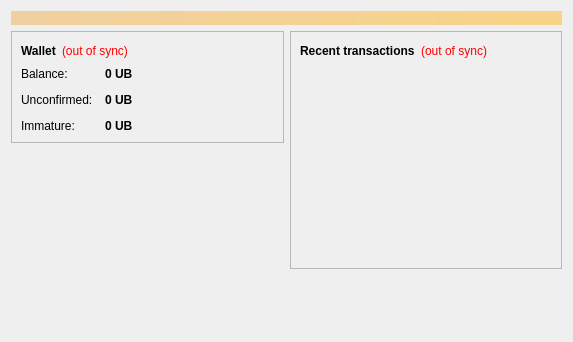
<?xml version="1.0" encoding="UTF-8"?>
<ui version="4.0">
 <class>OverviewPage</class>
 <widget class="QWidget" name="OverviewPage">
  <property name="geometry">
   <rect>
    <x>0</x>
    <y>0</y>
    <width>573</width>
    <height>342</height>
   </rect>
  </property>
  <property name="windowTitle">
   <string>Form</string>
  </property>
  <layout class="QVBoxLayout" name="topLayout">
   <item>
    <widget class="QLabel" name="labelAlerts">
     <property name="visible">
      <bool>false</bool>
     </property>
     <property name="styleSheet">
      <string notr="true">background-color: qlineargradient(x1: 0, y1: 0, x2: 1, y2: 0, stop:0 #F0D0A0, stop:1 #F8D488); color:#000000;</string>
     </property>
     <property name="wordWrap">
      <bool>true</bool>
     </property>
     <property name="margin">
      <number>3</number>
     </property>
    </widget>
   </item>
   <item>
    <layout class="QHBoxLayout" name="horizontalLayout" stretch="1,1">
     <item>
      <layout class="QVBoxLayout" name="verticalLayout_2">
       <item>
        <widget class="QFrame" name="frame">
         <property name="frameShape">
          <enum>QFrame::StyledPanel</enum>
         </property>
         <property name="frameShadow">
          <enum>QFrame::Raised</enum>
         </property>
         <layout class="QVBoxLayout" name="verticalLayout_4">
          <item>
           <layout class="QHBoxLayout" name="horizontalLayout_4">
            <item>
             <widget class="QLabel" name="label_5">
              <property name="font">
               <font>
                <weight>75</weight>
                <bold>true</bold>
               </font>
              </property>
              <property name="text">
               <string>Wallet</string>
              </property>
             </widget>
            </item>
            <item>
             <widget class="QLabel" name="labelWalletStatus">
              <property name="toolTip">
               <string>The displayed information may be out of date. Your wallet automatically synchronizes with the universalbookingcoin network after a connection is established, but this process has not completed yet.</string>
              </property>
              <property name="styleSheet">
               <string notr="true">QLabel { color: red; }</string>
              </property>
              <property name="text">
               <string notr="true">(out of sync)</string>
              </property>
              <property name="alignment">
               <set>Qt::AlignLeading|Qt::AlignLeft|Qt::AlignVCenter</set>
              </property>
             </widget>
            </item>
            <item>
             <spacer name="horizontalSpacer_2">
              <property name="orientation">
               <enum>Qt::Horizontal</enum>
              </property>
              <property name="sizeHint" stdset="0">
               <size>
                <width>40</width>
                <height>20</height>
               </size>
              </property>
             </spacer>
            </item>
           </layout>
          </item>
          <item>
           <layout class="QFormLayout" name="formLayout_2">
            <property name="fieldGrowthPolicy">
             <enum>QFormLayout::AllNonFixedFieldsGrow</enum>
            </property>
            <property name="horizontalSpacing">
             <number>12</number>
            </property>
            <property name="verticalSpacing">
             <number>12</number>
            </property>
            <item row="0" column="0">
             <widget class="QLabel" name="label">
              <property name="text">
               <string>Balance:</string>
              </property>
             </widget>
            </item>
            <item row="0" column="1">
             <widget class="QLabel" name="labelBalance">
              <property name="font">
               <font>
                <weight>75</weight>
                <bold>true</bold>
               </font>
              </property>
              <property name="cursor">
               <cursorShape>IBeamCursor</cursorShape>
              </property>
              <property name="toolTip">
               <string>Your current balance</string>
              </property>
              <property name="text">
               <string notr="true">0 UB</string>
              </property>
              <property name="textInteractionFlags">
               <set>Qt::LinksAccessibleByMouse|Qt::TextSelectableByKeyboard|Qt::TextSelectableByMouse</set>
              </property>
             </widget>
            </item>
            <item row="1" column="0">
             <widget class="QLabel" name="label_3">
              <property name="text">
               <string>Unconfirmed:</string>
              </property>
             </widget>
            </item>
            <item row="1" column="1">
             <widget class="QLabel" name="labelUnconfirmed">
              <property name="font">
               <font>
                <weight>75</weight>
                <bold>true</bold>
               </font>
              </property>
              <property name="cursor">
               <cursorShape>IBeamCursor</cursorShape>
              </property>
              <property name="toolTip">
               <string>Total of transactions that have yet to be confirmed, and do not yet count toward the current balance</string>
              </property>
              <property name="text">
               <string notr="true">0 UB</string>
              </property>
              <property name="textInteractionFlags">
               <set>Qt::LinksAccessibleByMouse|Qt::TextSelectableByKeyboard|Qt::TextSelectableByMouse</set>
              </property>
             </widget>
            </item>
            <item row="2" column="0">
             <widget class="QLabel" name="labelImmatureText">
              <property name="text">
               <string>Immature:</string>
              </property>
             </widget>
            </item>
            <item row="2" column="1">
             <widget class="QLabel" name="labelImmature">
              <property name="font">
               <font>
                <weight>75</weight>
                <bold>true</bold>
               </font>
              </property>
              <property name="toolTip">
               <string>Mined balance that has not yet matured</string>
              </property>
              <property name="text">
               <string notr="true">0 UB</string>
              </property>
              <property name="textInteractionFlags">
               <set>Qt::LinksAccessibleByMouse|Qt::TextSelectableByKeyboard|Qt::TextSelectableByMouse</set>
              </property>
             </widget>
            </item>
           </layout>
          </item>
         </layout>
        </widget>
       </item>
       <item>
        <spacer name="verticalSpacer">
         <property name="orientation">
          <enum>Qt::Vertical</enum>
         </property>
         <property name="sizeHint" stdset="0">
          <size>
           <width>20</width>
           <height>40</height>
          </size>
         </property>
        </spacer>
       </item>
        <item>
         <widget class="QLabel" name="label_wallet_bgcoin">
          <property name="text">
           <string/>
          </property>
          <property name="pixmap">
           <pixmap resource="../bitcoin.qrc">:/images/wallet_bgcoin</pixmap>
          </property>
          <property name="scaledContents">
           <bool>false</bool>
          </property>
          <property name="alignment">
           <set>Qt::AlignCenter</set>
          </property>
          <property name="margin">
           <number>-2</number>
          </property>
         </widget>
        </item>
        <item>
         <widget class="QLabel" name="label_6">
          <property name="text">
           <string/>
          </property>
         </widget>
        </item>
      </layout>
     </item>
     <item>
      <layout class="QVBoxLayout" name="verticalLayout_3">
       <item>
        <widget class="QFrame" name="frame_2">
         <property name="frameShape">
          <enum>QFrame::StyledPanel</enum>
         </property>
         <property name="frameShadow">
          <enum>QFrame::Raised</enum>
         </property>
         <layout class="QVBoxLayout" name="verticalLayout">
          <item>
           <layout class="QHBoxLayout" name="horizontalLayout_2">
            <item>
             <widget class="QLabel" name="label_4">
              <property name="text">
               <string>&lt;b&gt;Recent transactions&lt;/b&gt;</string>
              </property>
             </widget>
            </item>
            <item>
             <widget class="QLabel" name="labelTransactionsStatus">
              <property name="toolTip">
               <string>The displayed information may be out of date. Your wallet automatically synchronizes with the universalbookingcoin network after a connection is established, but this process has not completed yet.</string>
              </property>
              <property name="styleSheet">
               <string notr="true">QLabel { color: red; }</string>
              </property>
              <property name="text">
               <string notr="true">(out of sync)</string>
              </property>
              <property name="alignment">
               <set>Qt::AlignRight|Qt::AlignTrailing|Qt::AlignVCenter</set>
              </property>
             </widget>
            </item>
            <item>
             <spacer name="horizontalSpacer">
              <property name="orientation">
               <enum>Qt::Horizontal</enum>
              </property>
              <property name="sizeHint" stdset="0">
               <size>
                <width>40</width>
                <height>20</height>
               </size>
              </property>
             </spacer>
            </item>
           </layout>
          </item>
          <item>
           <widget class="QListView" name="listTransactions">
            <property name="styleSheet">
             <string notr="true">QListView { background: transparent; }</string>
            </property>
            <property name="frameShape">
             <enum>QFrame::NoFrame</enum>
            </property>
            <property name="verticalScrollBarPolicy">
             <enum>Qt::ScrollBarAlwaysOff</enum>
            </property>
            <property name="horizontalScrollBarPolicy">
             <enum>Qt::ScrollBarAlwaysOff</enum>
            </property>
            <property name="selectionMode">
             <enum>QAbstractItemView::NoSelection</enum>
            </property>
           </widget>
          </item>
         </layout>
        </widget>
       </item>
       <item>
        <spacer name="verticalSpacer_2">
         <property name="orientation">
          <enum>Qt::Vertical</enum>
         </property>
         <property name="sizeHint" stdset="0">
          <size>
           <width>20</width>
           <height>40</height>
          </size>
         </property>
        </spacer>
       </item>
      </layout>
     </item>
    </layout>
   </item>
  </layout>
 </widget>
 <resources/>
 <connections/>
</ui>
